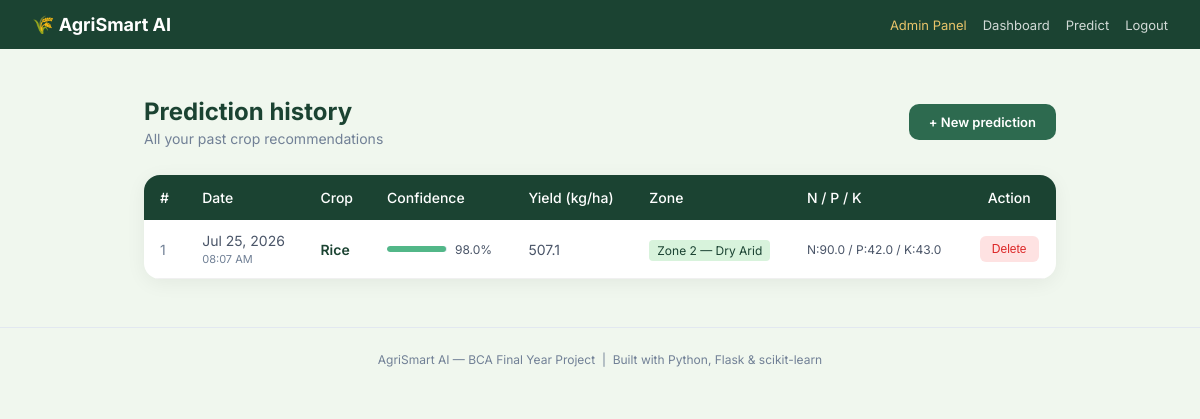
The app's page /history (signed in), older data.
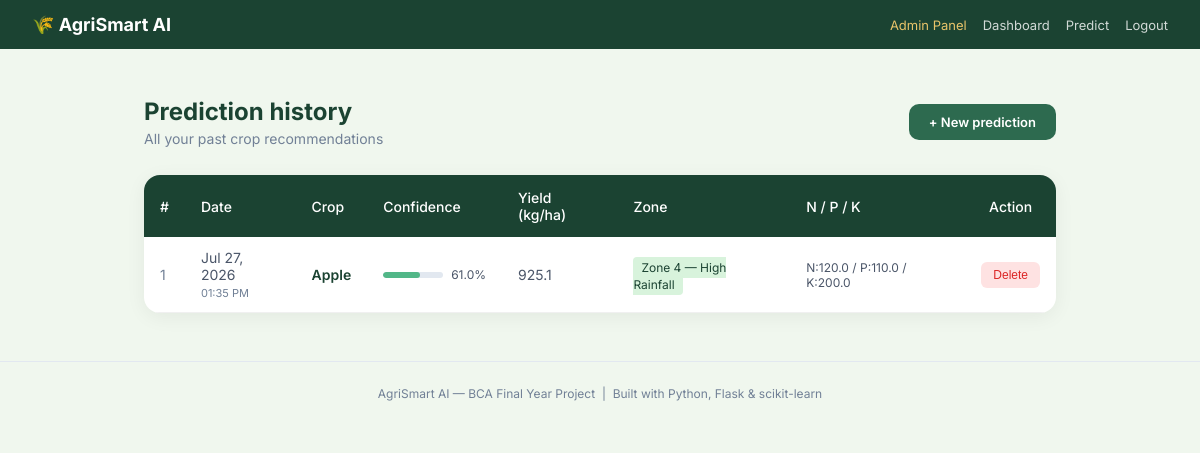
The same page, newer data.
### database/models.py (models this page shows, shortened)
class Prediction(db.Model):
    __tablename__ = 'predictions'
    id          = db.Column(db.Integer, primary_key=True)
    user_id     = db.Column(db.Integer, db.ForeignKey('users.id'), nullable=False)
    N           = db.Column(db.Float)
    P           = db.Column(db.Float)
    K           = db.Column(db.Float)
    temperature = db.Column(db.Float)
    humidity    = db.Column(db.Float)
    ph          = db.Column(db.Float)
    rainfall    = db.Column(db.Float)
    crop        = db.Column(db.String(100))
    confidence  = db.Column(db.Float)
    yield_kg    = db.Column(db.Float)
    zone        = db.Column(db.String(100))
    created_at  = db.Column(db.DateTime, default=datetime.utcnow)

### user/routes.py (the view)
@user_bp.route('/history')
@login_required
def history():
    page = request.args.get('page', 1, type=int)
    predictions = Prediction.query.filter_by(user_id=current_user.id)\
                  .order_by(Prediction.created_at.desc())\
                  .paginate(page=page, per_page=10, error_out=False)
    return render_template('user/history.html',
                           predictions=predictions,
                           user=current_user)

### database/models.py (called while the page is built)
    def is_admin(self):
        return self.role == 'admin'

### templates/user/history.html (shortened to what this page needs)
{% extends 'base.html' %}
{% block content %}
<div style="max-width:960px; margin:48px auto; padding:0 24px;">
  <div style="display:flex; align-items:center; justify-content:space-between; margin-bottom:28px; flex-wrap:wrap; gap:12px;">
    <div>
      <h1 style="font-size:24px; font-weight:700; color:var(--green-dark);">Prediction history</h1>
      <p style="color:var(--text-light); font-size:14px; margin-top:4px;">All your past crop recommendations</p>
    </div>
    <a href="/predict" class="btn-back" style="font-size:13px; padding:10px 20px;">+ New prediction</a>
  </div>
  {% if predictions.items %}
  <div style="background:white; border-radius:16px; box-shadow:0 4px 20px rgba(0,0,0,0.06); overflow:hidden;">
    <div style="overflow-x:auto;">
      <table style="width:100%; border-collapse:collapse; font-size:14px;">
        <thead>
          <tr style="background:var(--green-dark); color:white;">
            <th style="padding:14px 16px; text-align:left; font-weight:500;">#</th>
            <th style="padding:14px 16px; text-align:left; font-weight:500;">Date</th>
            <th style="padding:14px 16px; text-align:left; font-weight:500;">Crop</th>
            <th style="padding:14px 16px; text-align:left; font-weight:500;">Confidence</th>
            <th style="padding:14px 16px; text-align:left; font-weight:500;">Yield (kg/ha)</th>
            <th style="padding:14px 16px; text-align:left; font-weight:500;">Zone</th>
            <th style="padding:14px 16px; text-align:left; font-weight:500;">N / P / K</th>
            <th style="padding:14px 16px; text-align:center; font-weight:500;">Action</th>
          </tr>
        </thead>
        <tbody>
          {% for p in predictions.items %}
          <tr style="border-bottom:1px solid #f0f0f0; {% if loop.index % 2 == 0 %}background:#fafafa;{% endif %}">
            <td style="padding:12px 16px; color:var(--text-light);">{{ predictions.total - (predictions.page - 1) * predictions.per_page - loop.index0 }}</td>
            <td style="padding:12px 16px; color:var(--text-mid);">{{ p.created_at.strftime('%b %d, %Y') }}<br><span style="font-size:11px; color:var(--text-light);">{{ p.created_at.strftime('%I:%M %p') }}</span></td>
            <td style="padding:12px 16px;">
              <span style="font-weight:600; color:var(--green-dark);">{{ p.crop }}</span>
            </td>
            <td style="padding:12px 16px;">
              <div style="display:flex; align-items:center; gap:8px;">
                <div style="width:60px; height:6px; background:#e2e8f0; border-radius:3px; overflow:hidden;">
                  <div style="width:{{ p.confidence }}%; height:100%; background:var(--green-light); border-radius:3px;"></div>
                </div>
                <span style="font-size:12px; color:var(--text-mid);">{{ p.confidence }}%</span>
              </div>
            </td>
            <td style="padding:12px 16px; color:var(--text-mid);">{{ p.yield_kg }}</td>
            <td style="padding:12px 16px;">
              <span style="font-size:12px; background:var(--green-pale); color:var(--green-dark); padding:3px 8px; border-radius:4px;">{{ p.zone }}</span>
            </td>
            <td style="padding:12px 16px; color:var(--text-mid); font-size:12px;">
              N:{{ p.N }} / P:{{ p.P }} / K:{{ p.K }}
            </td>
            <td style="padding:12px 16px; text-align:center;">
              <form action="/history/delete/{{ p.id }}" method="POST"
                    onsubmit="return confirm('Delete this prediction?')">
                <button type="submit" style="background:#fee2e2; color:#dc2626; border:none; padding:6px 12px; border-radius:6px; font-size:12px; cursor:pointer;">
                  Delete
                </button>
              </form>
            </td>
          </tr>
          {% endfor %}
        </tbody>
      </table>
    </div>
  </div>
  {% endif %}
</div>
{% endblock %}

### templates/base.html (shortened to what this page needs)
<!DOCTYPE html>
<html lang="en">
<head>
  <link rel="stylesheet" href="/static/css/style.css">
</head>
<body>
<nav class="navbar">
  <a class="navbar-brand" href="/">🌾 AgriSmart AI</a>
  <div style="display:flex; align-items:center; gap:16px;">
    {% if current_user.is_authenticated %}
      {% if current_user.is_admin() %}
        <a href="/admin/dashboard" style="color:var(--amber); font-size:13px; text-decoration:none;">Admin Panel</a>
      {% endif %}
      <a href="/dashboard" style="color:rgba(255,255,255,0.8); font-size:13px; text-decoration:none;">Dashboard</a>
      <a href="/predict" style="color:rgba(255,255,255,0.8); font-size:13px; text-decoration:none;">Predict</a>
      <a href="/logout" style="color:rgba(255,255,255,0.8); font-size:13px; text-decoration:none;">Logout</a>
    {% else %}
      <a href="/login" style="color:rgba(255,255,255,0.8); font-size:13px; text-decoration:none;">Login</a>
      <a href="/register" style="background:var(--green-light); color:white; padding:6px 16px; border-radius:6px; font-size:13px; text-decoration:none;">Register</a>
    {% endif %}
  </div>
</nav>
{% block content %}{% endblock %}
<footer class="footer">
  AgriSmart AI — BCA Final Year Project &nbsp;|&nbsp; Built with Python, Flask & scikit-learn
</footer>
</body>
</html>

### static/css/style.css (style rules this page uses)
:root { --green-dark: #1b4332; --green-mid: #2d6a4f; --green-light: #52b788; --green-pale: #d8f3dc; --cream: #f0f7ee; --amber: #e9c46a; --coral: #e76f51; --blue: #4895ef; --text-dark: #1a1a2e; --text-mid: #4a5568; --text-light: #718096; }
* { margin: 0; padding: 0; box-sizing: border-box; }
body { font-family: 'Inter', sans-serif; background: var(--cream); color: var(--text-dark); }
.navbar { background: var(--green-dark); padding: 14px 32px; display: flex; align-items: center; justify-content: space-between; }
.navbar-brand { color: white; font-size: 18px; font-weight: 700; text-decoration: none; display: flex; align-items: center; gap: 8px; }
.footer { text-align: center; padding: 24px; font-size: 12px; color: var(--text-light); border-top: 1px solid #e2e8f0; }
.btn-back { display: inline-flex; align-items: center; gap: 8px; background: var(--green-mid); color: white; padding: 12px 28px; border-radius: 10px; text-decoration: none; font-size: 14px; font-weight: 600; transition: background 0.2s; }

Row changes from the older to the newer data that the page shows:
changed Prediction: created_at "Jul 25, 2026" → "Jul 27, 2026"; created_at "08:07 AM" → "01:35 PM"; crop "Rice" → "Apple"; confidence "98.0" → "61.0"; yield_kg "507.1" → "925.1"; zone "Zone 2 — Dry Arid" → "Zone 4 — High Rainfall"; N "90.0" → "120.0"; P "42.0" → "110.0"; K "43.0" → "200.0"
